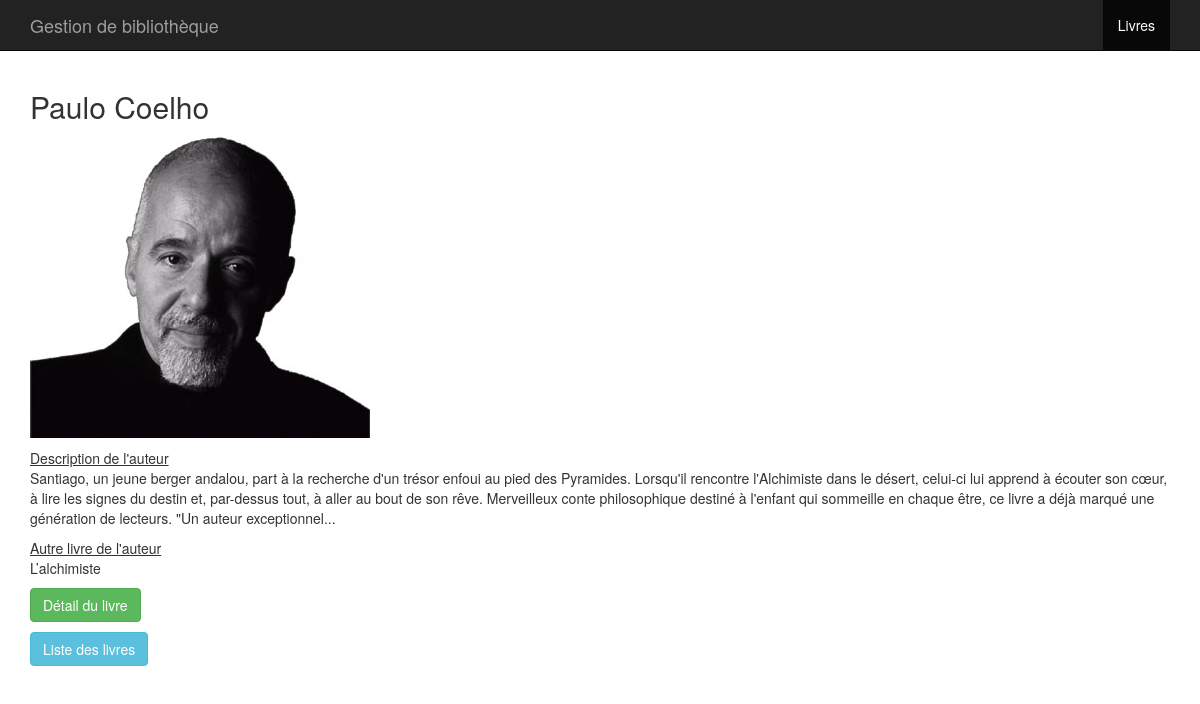
Screenshot of /detail_auteur.php?id=2 with the database file from the repository.
### tables this page shows
CREATE TABLE IF NOT EXISTS `auteurs` (
  `id` int(11) NOT NULL AUTO_INCREMENT,
  `prenom` varchar(255) NOT NULL,
  `nom` varchar(255) NOT NULL,
  `image` varchar(255) NOT NULL,
  `description` text NOT NULL,
  PRIMARY KEY (`id`)
);

CREATE TABLE IF NOT EXISTS `livres` (
  `id` int(11) NOT NULL AUTO_INCREMENT,
  `id_auteur` int(11) NOT NULL,
  `titre` varchar(255) NOT NULL,
  `image` varchar(255) NOT NULL,
  `description` text NOT NULL,
  PRIMARY KEY (`id`)
);

### detail_auteur.php (the view, shortened to what this page needs)
<?php require 'inc/db.php'; ?>
<!DOCTYPE html>
<html>
<head>
	<link rel="stylesheet" type="text/css" href="src/css/bootstrap.min.css">
	<link rel="stylesheet" type="text/css" href="src/css/app.css">
</head>
<body>
<div class="container navigation">
	<nav class="navbar navbar-inverse navbar-fixed-top">
		<div class="container">
			<div class="navbar-collapse collapse navbar-right">
				<ul class="nav navbar-nav">
					<li class="active"><a href="index.php">Livres</a></li>
				</ul>
			</div>
			<a class="navbar-brand" href="#">Gestion de bibliothèque</a>
		</div>
	</nav>
</div>
<div class="container">
<?php
	if (isset($_GET['id'])){
		$idauteur = intval($_GET['id']);
		$req = $pdo->prepare("SELECT * FROM auteurs WHERE id = $idauteur");
		$req->execute();
		$livre = $req->fetch();
		echo '<h2>'.utf8_encode($livre['prenom']).' '.utf8_encode($livre['nom']).'</h2>';
		echo '<p><img src="'.$livre['image'].'"></p>';
		echo "<u>Description de l'auteur</u>";
		echo '<p>'.utf8_encode($livre['description']).'</p>';
	}
?>
<?php
	$req = $pdo->prepare("SELECT * FROM livres WHERE id_auteur = $idauteur");
	$req->execute();
	$leslivres = $req->fetch();
	echo "<u>Autre livre de l'auteur</u>";
	echo '<p>'.utf8_encode($leslivres['titre']).'</p>';
	echo '<p><a class="btn btn-success"href="detail_livre.php?id='.$leslivres['id'].'">Détail du livre</a></p>';
?>
<p><a class="btn btn-info" href="index.php">Liste des livres</a></p>
</div>
</body>
</html>

### src/css/app.css (style rules this page uses)
body { padding-top: 70px; }

### rows the page displays
auteurs: prenom "Paulo", nom "Coelho", image (picture), description "Santiago, un jeune berger andalou, part à la recherche d'un trésor enfoui au pied des Pyramides. Lorsqu'il rencontre l'Alchimiste dans le désert, celui-ci lui apprend à écouter son cœur, à lire les signes du destin et, par-dessus tout, à aller au bout de son rêve. Merveilleux conte philosophique destiné à l'enfant qui sommeille en chaque être, ce livre a déjà marqué une génération de lecteurs. \"Un auteur exceptionnel..."
livres: titre "L’alchimiste"
